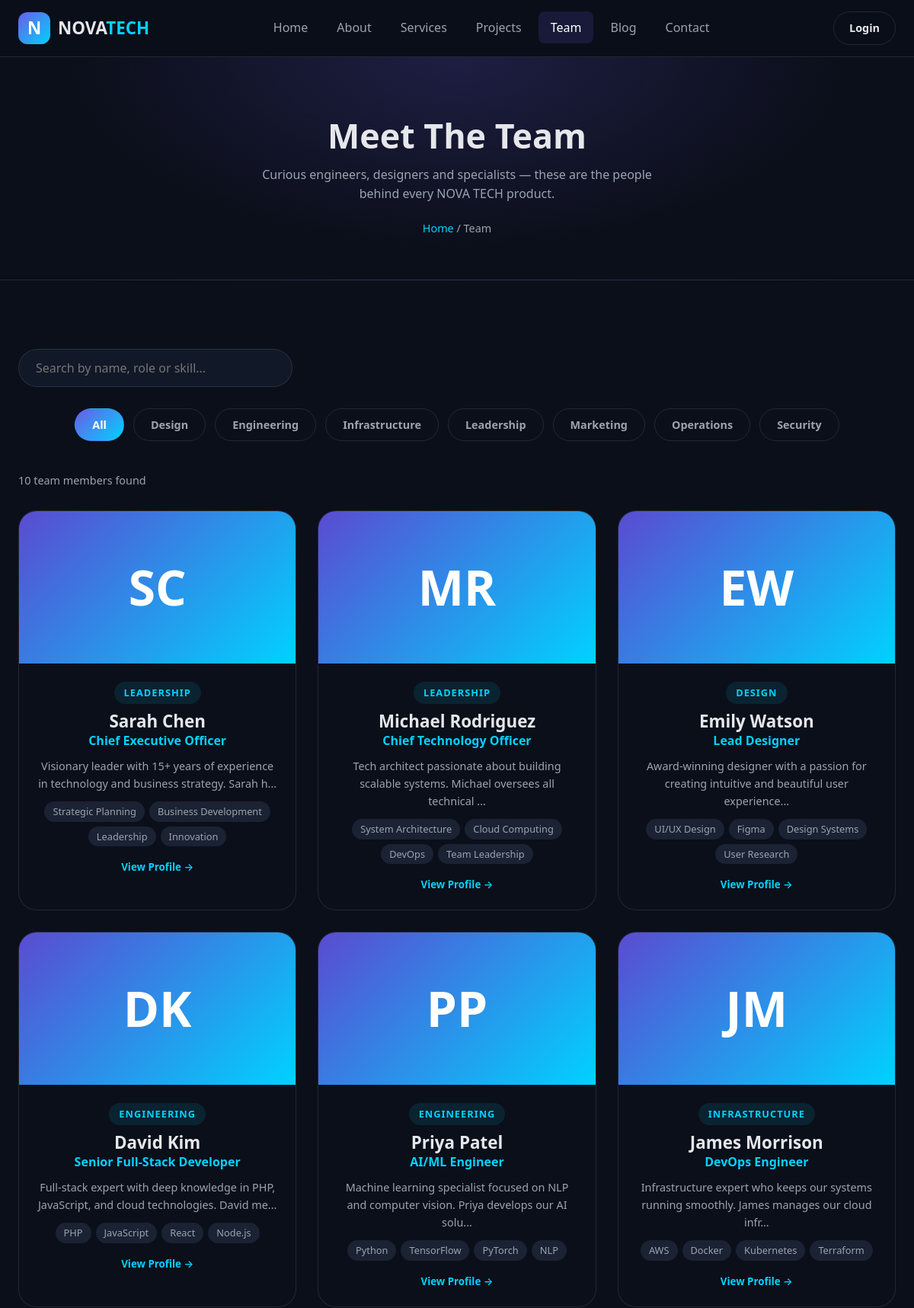
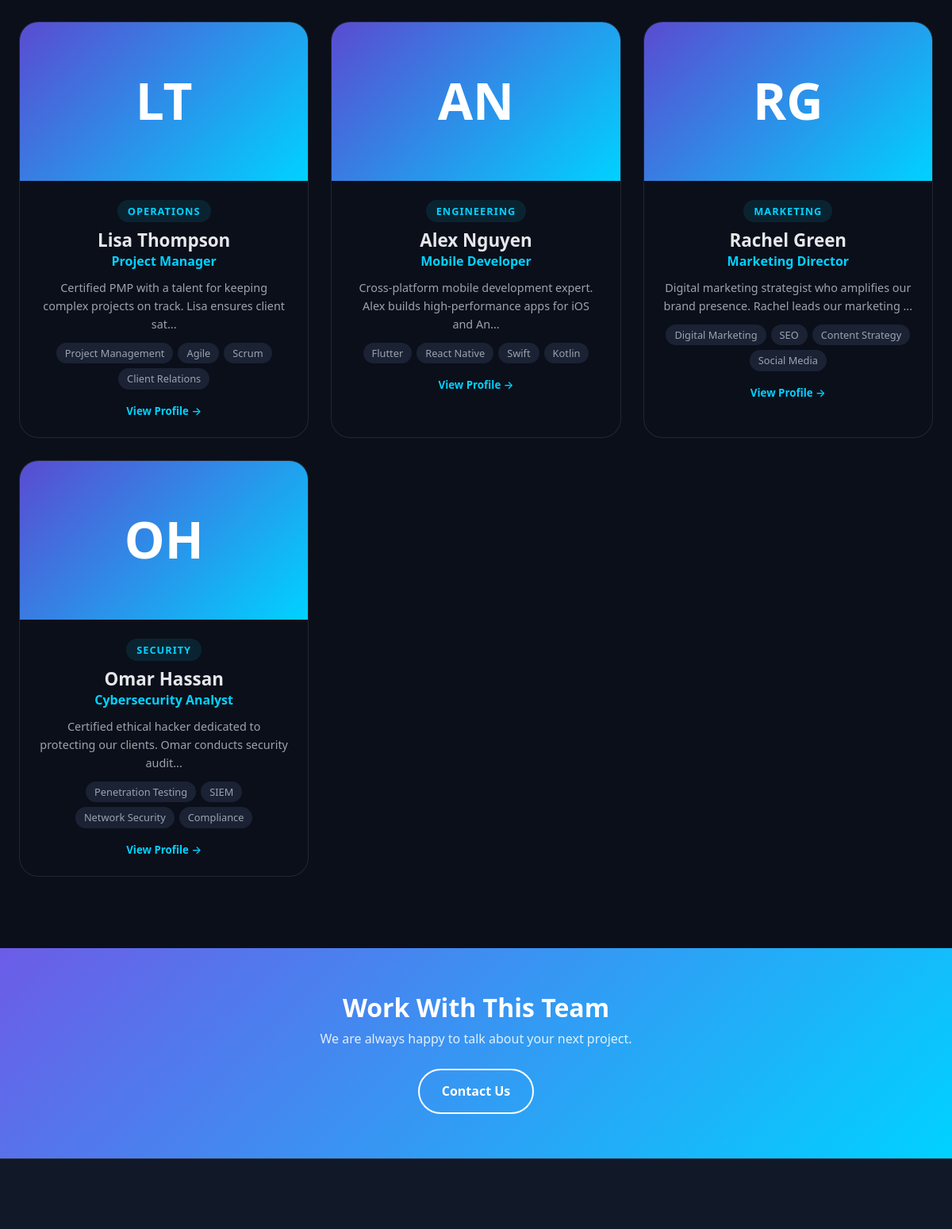
The app's page /team.php (upper part) with its own data (2 pictures, top to bottom).
### tables this page shows
CREATE TABLE IF NOT EXISTS team_members (
    id INT AUTO_INCREMENT PRIMARY KEY,
    full_name VARCHAR(150) NOT NULL,
    role VARCHAR(200) NOT NULL,
    department VARCHAR(100) DEFAULT 'General',
    bio TEXT,
    photo VARCHAR(500) DEFAULT NULL,
    email VARCHAR(255) DEFAULT NULL,
    phone VARCHAR(30) DEFAULT NULL,
    skills JSON,
    social_links JSON,
    is_active TINYINT(1) DEFAULT 1,
    sort_order INT DEFAULT 0,
    created_at TIMESTAMP DEFAULT CURRENT_TIMESTAMP,
    updated_at TIMESTAMP DEFAULT CURRENT_TIMESTAMP ON UPDATE CURRENT_TIMESTAMP,
    INDEX idx_department (department),
    INDEX idx_active (is_active)
);

### includes/functions.php (called while the page is built, shortened)
<?php
function sanitize($input) {
    return htmlspecialchars(trim($input), ENT_QUOTES, 'UTF-8');
}
function base_url($path = '') {
    $base = SITE_URL;
    if (!empty($path)) {
        $base .= '/' . ltrim($path, '/');
    }
    return $base;
}
function fetch_all($pdo, $sql, $params = []) {
    $stmt = $pdo->prepare($sql);
    $stmt->execute($params);
    return $stmt->fetchAll();
}
function truncate($text, $length = 150) {
    return substr($text, 0, $length) . '...';
}

### team.php (the view, shortened to what this page needs)
<?php
require_once __DIR__ . '/config/database.php';
require_once __DIR__ . '/includes/functions.php';
$search = trim($_GET['q'] ?? '');
$dept_filter = trim($_GET['department'] ?? '');
$where = [];
$params = [];
$where_sql = $where ? 'WHERE ' . implode(' AND ', $where) . ' AND is_active = 1' : 'WHERE is_active = 1';
$members = fetch_all($pdo, "
    SELECT * FROM team_members $where_sql
    ORDER BY sort_order ASC, id ASC
", $params);
$departments = fetch_all($pdo, "
    SELECT DISTINCT department FROM team_members
    WHERE is_active = 1
    ORDER BY department ASC
");
include __DIR__ . '/includes/header.php';
?>
<section class="page-hero">
    <div class="container">
        <h1 class="page-hero__title">Meet The Team</h1>
        <p class="page-hero__desc">
            Curious engineers, designers and specialists — these are the people
            behind every NOVA TECH product.
        </p>
        <div class="breadcrumb">
            <a href="<?= base_url('index.php') ?>">Home</a> / <span>Team</span>
        </div>
    </div>
</section>
<section class="team-page section-pad">
    <div class="container">
        <form class="toolbar" method="GET" action="<?= base_url('team.php') ?>">
            <input type="text" name="q" class="toolbar-search" placeholder="Search by name, role or skill..." aria-label="Search team members" value="<?= sanitize($search) ?>">
        </form>
        <div class="filter-bar">
            <a class="filter-btn <?= $dept_filter === '' ? 'active' : '' ?>" href="<?= base_url('team.php' . (!empty($search) ? '?q=' . urlencode($search) : '')) ?>">All</a>
            <?php foreach ($departments as $d): ?>
                <a class="filter-btn <?= $dept_filter === $d['department'] ? 'active' : '' ?>"
                   href="<?= base_url('team.php?department=' . urlencode($d['department']) . (!empty($search) ? '&q=' . urlencode($search) : '')) ?>">
                    <?= sanitize($d['department']) ?>
                </a>
            <?php endforeach; ?>
        </div>
        <p class="services-count"><?= count($members) ?> team member<?= count($members) === 1 ? '' : 's' ?> found</p>
        <div class="team__grid">
            <?php if (empty($members)): ?>
                <p class="services-empty show">No team members match your search. Try a different keyword or department.</p>
            <?php else: ?>
                <?php foreach ($members as $member): ?>
                    <article class="team-card card-enter">
                        <div class="team-card__photo" <?= $member['photo'] ? 'style="background-image:url(\'' . base_url('uploads/team/' . $member['photo']) . '\');background-size:cover;background-position:center;font-size:0;"' : '' ?>>
                            <?= !$member['photo'] ? sanitize(implode('', array_map(function($w){ return strtoupper(substr($w,0,1)); }, explode(' ', $member['full_name'])))) : '' ?>
                        </div>
                        <div class="team-card__info">
                            <span class="team-card__badge"><?= sanitize($member['department']) ?></span>
                            <h3 class="team-card__name"><?= sanitize($member['full_name']) ?></h3>
                            <div class="team-card__role"><?= sanitize($member['role']) ?></div>
                            <p class="team-card__bio"><?= sanitize(truncate($member['bio'] ?? '', 90)) ?></p>
                            <?php if (!empty($member['skills_list'])): ?>
                                <div class="team-card__skills">
                                    <?php foreach (array_slice($member['skills_list'], 0, 4) as $skill): ?>
                                        <span><?= sanitize($skill) ?></span>
                                    <?php endforeach; ?>
                                </div>
                            <?php endif; ?>
                            <button class="team-card__btn" onclick="openTeamFromPhp(this)" data-name="<?= sanitize($member['full_name']) ?>" data-role="<?= sanitize($member['role']) ?>" data-dept="<?= sanitize($member['department']) ?>" data-bio="<?= sanitize($member['bio'] ?? '') ?>" data-email="<?= sanitize($member['email'] ?? '') ?>" data-skills="<?= sanitize(json_encode($member['skills_list'])) ?>">View Profile &rarr;</button>
                        </div>
                    </article>
                <?php endforeach; ?>
            <?php endif; ?>
        </div>
    </div>
</section>
<section class="cta-strip">
    <div class="container">
        <h2>Work With This Team</h2>
        <p>We are always happy to talk about your next project.</p>
        <a href="<?= base_url('contact.php') ?>" class="btn btn--outline">Contact Us</a>
    </div>
</section>
<?php include __DIR__ . '/includes/footer.php'; ?>

### css/animations.css (style rules this page uses)
.btn { position: relative; overflow: hidden; }
.btn::after { content: ""; position: absolute; top: 0; left: -100%; width: 60%; height: 100%; background: linear-gradient(90deg, transparent, rgba(255, 255, 255, 0.25), transparent); transform: skewX(-20deg); transition: left 0.5s ease; }
.card-enter { animation: fadeUp 0.5s ease both; }

### records on screen
team_members: full_name "SC", department "LEADERSHIP", full_name "Sarah Chen", role "Chief Executive Officer", bio "Visionary leader with 15+ years of experience in technology and business strategy. Sarah h...", skill "Strategic Planning", skill "Business Development", skill "Leadership", skill "Innovation"
team_members: full_name "MR", department "LEADERSHIP", full_name "Michael Rodriguez", role "Chief Technology Officer", bio "Tech architect passionate about building scalable systems. Michael oversees all technical ...", skill "System Architecture", skill "Cloud Computing", skill "DevOps", skill "Team Leadership"
team_members: full_name "EW", department "DESIGN", full_name "Emily Watson", role "Lead Designer", bio "Award-winning designer with a passion for creating intuitive and beautiful user experience...", skill "UI/UX Design", skill "Figma", skill "Design Systems", skill "User Research"
team_members: full_name "DK", department "ENGINEERING", full_name "David Kim", role "Senior Full-Stack Developer", bio "Full-stack expert with deep knowledge in PHP, JavaScript, and cloud technologies. David me...", skill "PHP", skill "JavaScript", skill "React", skill "Node.js"
team_members: full_name "PP", department "ENGINEERING", full_name "Priya Patel", role "AI/ML Engineer", bio "Machine learning specialist focused on NLP and computer vision. Priya develops our AI solu...", skill "Python", skill "TensorFlow", skill "PyTorch", skill "NLP"
team_members: full_name "JM", department "INFRASTRUCTURE", full_name "James Morrison", role "DevOps Engineer", bio "Infrastructure expert who keeps our systems running smoothly. James manages our cloud infr...", skill "AWS", skill "Docker", skill "Kubernetes", skill "Terraform"
team_members: full_name "LT", department "OPERATIONS", full_name "Lisa Thompson", role "Project Manager", bio "Certified PMP with a talent for keeping complex projects on track. Lisa ensures client sat...", skill "Project Management", skill "Agile", skill "Scrum", skill "Client Relations"
team_members: full_name "AN", department "ENGINEERING", full_name "Alex Nguyen", role "Mobile Developer", bio "Cross-platform mobile development expert. Alex builds high-performance apps for iOS and An...", skill "Flutter", skill "React Native", skill "Swift", skill "Kotlin"
team_members: full_name "RG", department "MARKETING", full_name "Rachel Green", role "Marketing Director", bio "Digital marketing strategist who amplifies our brand presence. Rachel leads our marketing ...", skill "Digital Marketing", skill "SEO", skill "Content Strategy", skill "Social Media"
team_members: full_name "OH", department "SECURITY", full_name "Omar Hassan", role "Cybersecurity Analyst", bio "Certified ethical hacker dedicated to protecting our clients. Omar conducts security audit...", skill "Penetration Testing", skill "SIEM", skill "Network Security", skill "Compliance"

### other values on screen
$d['department'] "Design"
$d['department'] "Engineering"
$d['department'] "Infrastructure"
$d['department'] "Leadership"
$d['department'] "Marketing"
$d['department'] "Operations"
$d['department'] "Security"
count($members) "10"
